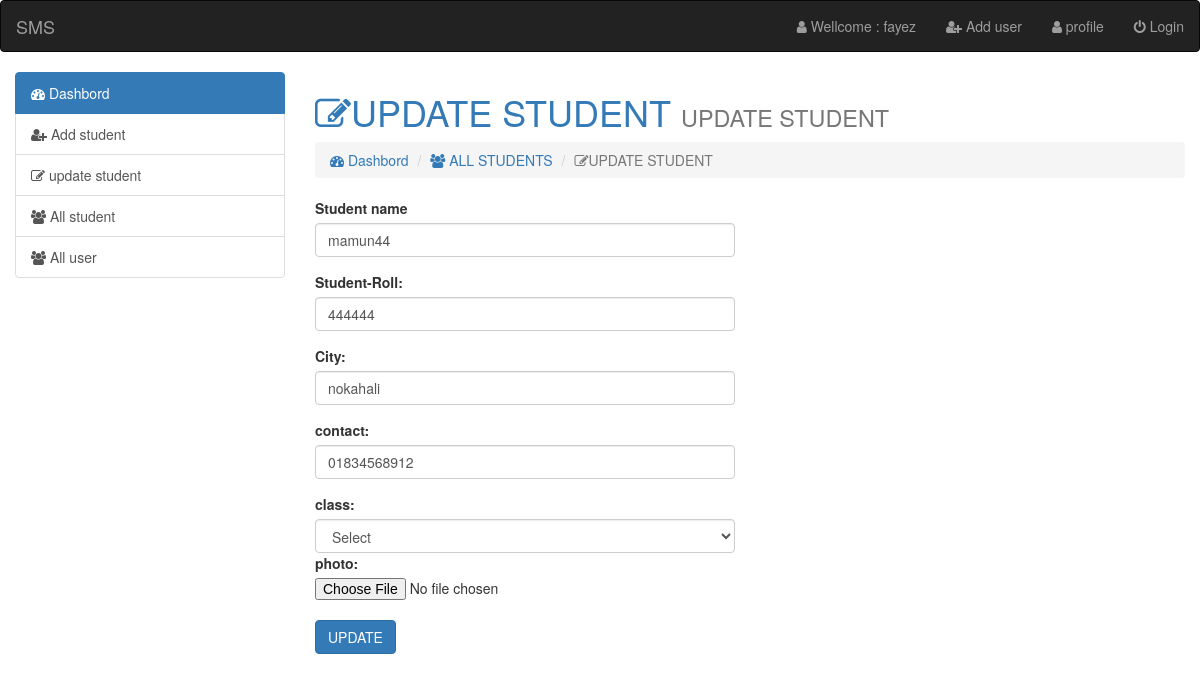
Page /admin/index.php?page=std_update&id=2 (signed in) on the committed database.
### tables this page shows
CREATE TABLE `students` (
  `id` int(11) NOT NULL,
  `name` varchar(255) NOT NULL,
  `roll` int(6) NOT NULL,
  `class` varchar(255) NOT NULL,
  `city` varchar(255) NOT NULL,
  `parents_contac` varchar(255) NOT NULL,
  `photo` varchar(255) NOT NULL,
  `datetime` timestamp NOT NULL DEFAULT CURRENT_TIMESTAMP ON UPDATE CURRENT_TIMESTAMP
);

### admin/std_update.php (the view, shortened to what this page needs)
<?php
  include_once 'config.php';
  $id = $_GET['id'];
  $sql = " SELECT * FROM students WHERE id = '$id'";
  $query = mysqli_query($conn,$sql);
  $result = mysqli_fetch_assoc($query);
?>
<h1 class="text-primary"><i class="fa fa-pencil-square-o"></i>UPDATE STUDENT <small>UPDATE STUDENT </small></h1>
          <ol class="breadcrumb">
          <li><a href="index.php?page=dashboard"><i class="fa fa-dashboard"></i> Dashbord</a></li>
          <li><a href="index.php?page=all_student"><i class="fa fa-users"></i> ALL STUDENTS</a></li>
            <li class="active"><i class="fa fa-pencil-square-o"></i>UPDATE STUDENT</li>
        </ol>
<div class="row">
    <div class="col-sm-6">
<form action="" method="post" enctype="multipart/form-data">
    <div class="form-group">
        <label for="name">Student name</label>
        <input type = "text" name="name" class="form-control" placeholder="enter your name" id="name" value="<?=$result['name'];?>">
      </div>
       <div class="form-group">
      <label for="roll">Student-Roll:</label>
      <input type="text" class="form-control" id="roll" placeholder="Enter roll" name="roll" pattern="[0-9]{6}" value="<?=$result['roll'];?>">
      </div>
    <div class="form-group">
      <label for="city">City:</label>
      <input type="text" class="form-control" id="city" placeholder="Enter city" name="city" value="<?=$result['city'];?>">
    </div>
    <div class="form-group">
      <label for="contact">contact:</label>
      <input type="text" class="form-control" id="contact" placeholder=" 01********" name="contact" pattern="01[1|5|6|7|8|9][0-9]{8}" value="<?=$result['parents_contac'];?>">
    </div>
    <div class="form-group">
      <label for="class">class:</label>
      <select id="class" class="form-control" name="class">
        <option value="">Select</option>
      </select>
      <label for="file_upload">photo:</label>
      <input type="file" name="file_upload" id="file_upload" value="<?=$result['file_upload'];?>">
      <br>
      <button type="submit" name="update" class="btn btn-primary"> UPDATE</button>
  </form>
    </div>
</div>

### rows in the picture
students: name "mamun44", roll "444444", city "nokahali", contact "01834568912"
